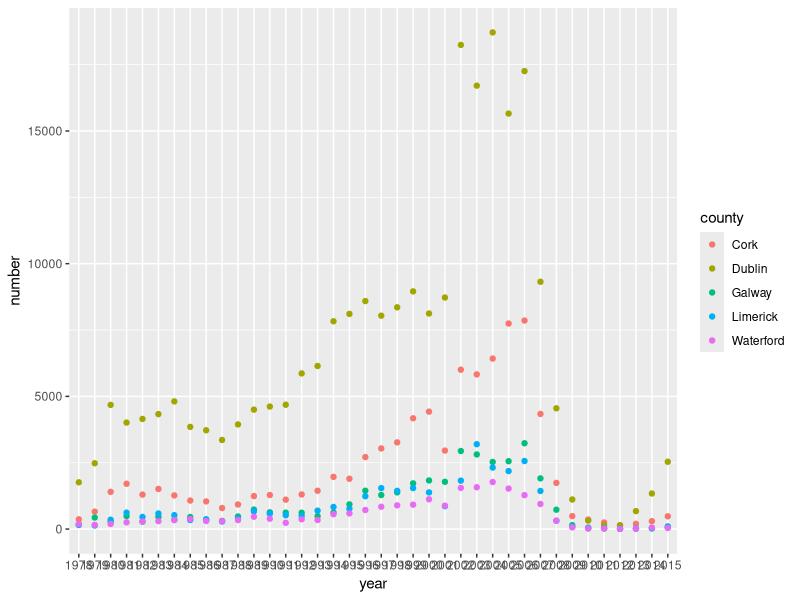
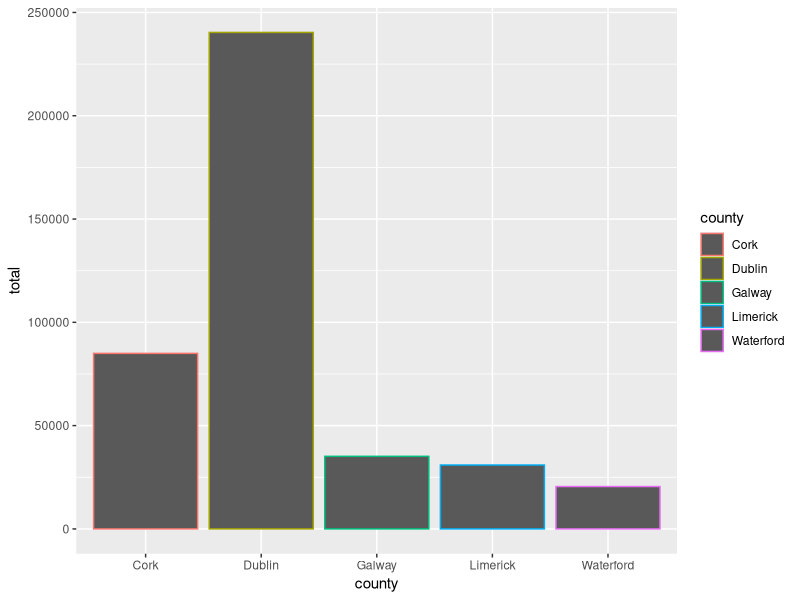
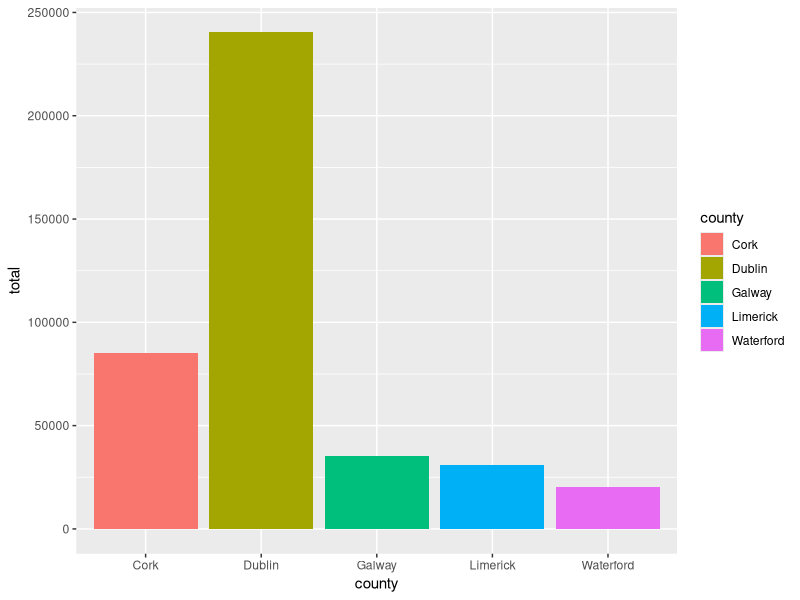
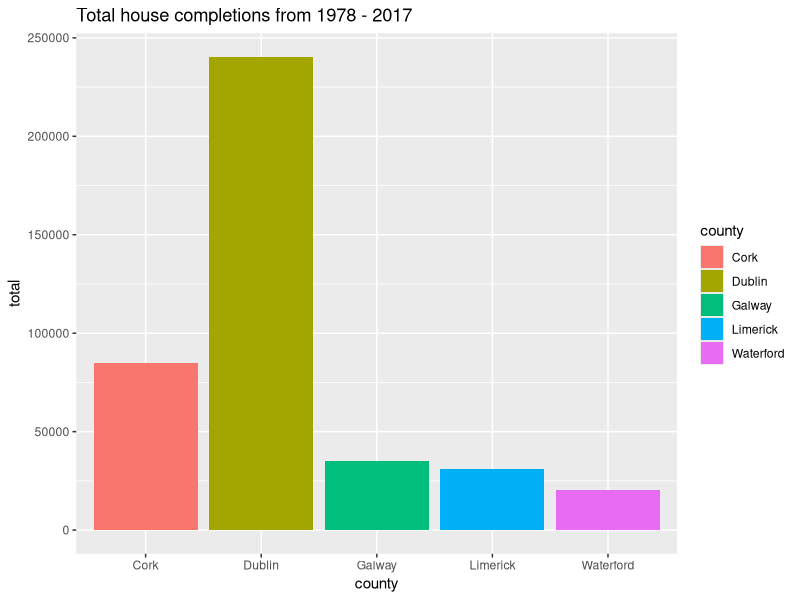
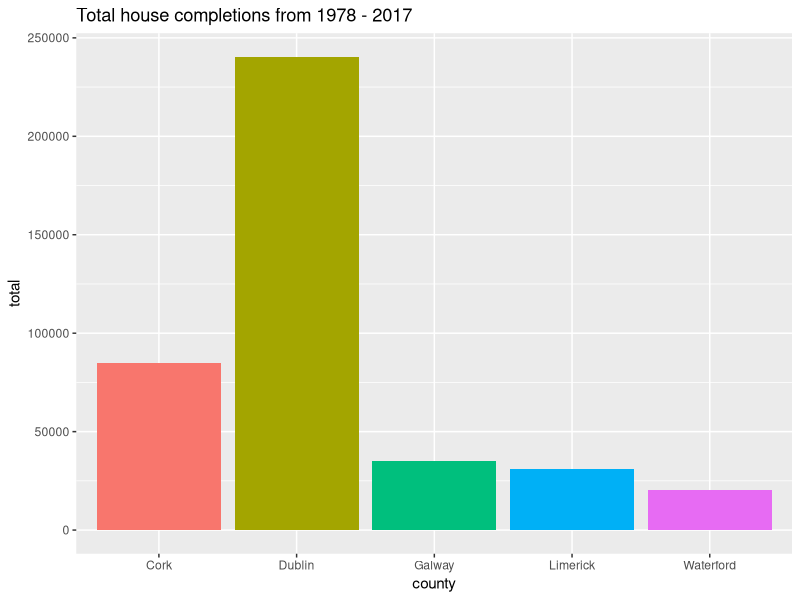
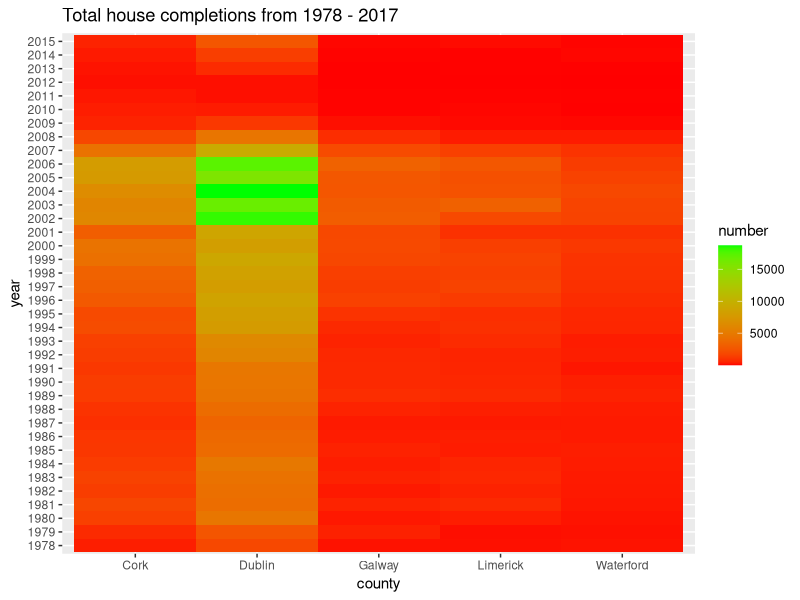

Here is the R script that generated these plots, in order:
####################################################################
#                     The tidyverse and beyond
#                           Workshop 1
#                We built this software on baseR code
#                        9th October 2017
#                       House registrations
####################################################################
#Load the packages you need
library(tidyverse)

##### Might want to show base R alongside tidyverse as you go
### For example hist(x$y) or plot(x$y) for quick visualisations

# Load the housing completion data and tidy it up
house_reg_df <- read_csv("house_registrations.csv") %>%
  gather("1978":"2015", key = "year", value = "number")
  #New note: it can also written as `1978`:`2015` due to the use of years as colnames

# Define counties of interest to compare
main_areas <- c("Cork", "Dublin", "Waterford", "Limerick", "Galway")

# Plot the data by year, looking specifically at the main population areas
house_reg_df %>%
  filter(county %in% main_areas) %>%
  ggplot(mapping = aes(x = year, y = number, color = county)) +
  geom_point()

# Lets attempt to add up the county by county totals for this period
# We can first tell R to group the information by county using the function group_by()
by_county <- group_by(house_reg_df, county) %>%
  summarise(total = sum(number)) # view the by county

house_reg_df %>%
  filter(county %in% main_areas) %>%
  group_by(county) %>%
  summarise(total = sum(number)) %>%
  ggplot(mapping = aes(x = county, y = total, color = county)) +
  geom_bar(stat = "identity")

# Better to use fill for the barplots
house_reg_df %>%
  filter(county %in% main_areas) %>%
  group_by(county) %>%
  summarise(total = sum(number)) %>%
  ggplot(mapping = aes(x = county, y = total, fill = county)) +
  geom_bar(stat = "identity")

# Probably useful to add a title to our graph
house_reg_df %>%
  filter(county %in% main_areas) %>%
  group_by(county) %>%
  summarise(total = sum(number)) %>%
  ggplot(mapping = aes(x = county, y = total, fill = county)) +
  geom_bar(stat = "identity") +
  # We can add one with the following line
  ggtitle("Total house completions from 1978 - 2017")

# The legend isn't really necessary here
house_reg_df %>%
  filter(county %in% main_areas) %>%
  group_by(county) %>%
  summarise(total = sum(number)) %>%
  ggplot(mapping = aes(x = county, y = total, fill = county)) +
  geom_bar(stat = "identity") +
  ggtitle("Total house completions from 1978 - 2017") +
  # We can remove it by adding the following line
  theme(legend.position="none")

# Maybe we want to view the information as a heatmap
house_reg_df %>%
  filter(county %in% main_areas) %>%
  ggplot(mapping = aes(x = county, y = year)) +
  geom_tile(mapping = aes(x = county, y = year, fill = number)) +
  ggtitle("Total house completions from 1978 - 2017") +
    # the possibilities for colour are endless, here is one option
    scale_fill_gradient(low = "red", high = "green")
